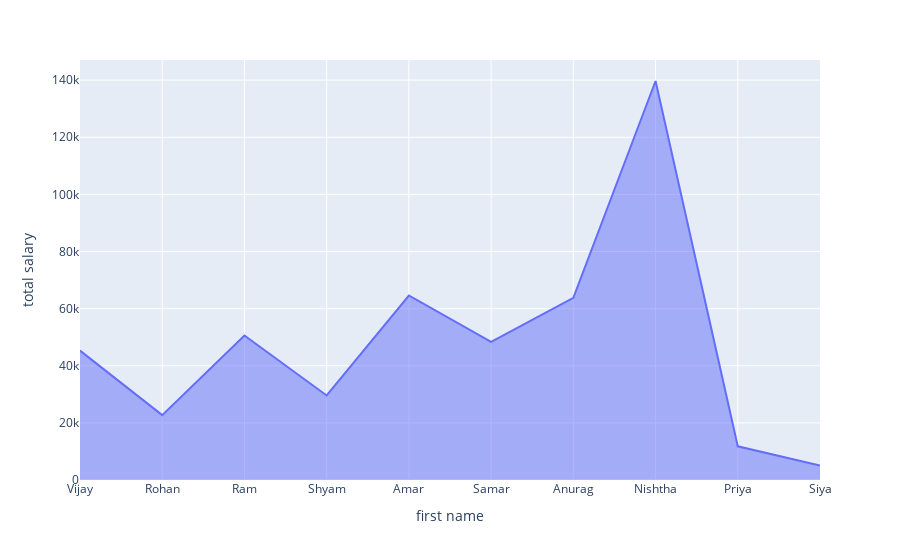

The notebook cell this image was saved under:
### Code cell
px.area(df, x='first name', y='total salary')

### Figure 1 — Plotly figure (JSON) as saved in the notebook; plotly's stock layout.template omitted (floating-point values rounded to 4 significant figures)
{"data": [{"fillpattern": {"shape": ""}, "hovertemplate": "first name=%{x}<br>total salary=%{y}<extra></extra>", "legendgroup": "", "line": {"color": "#636efa"}, "marker": {"symbol": "circle"}, "mode": "lines", "name": "", "orientation": "v", "showlegend": false, "stackgroup": "1", "type": "scatter", "x": ["Vijay", "Rohan", "Ram", "Shyam", "Amar", "Samar", "Anurag", "Nishtha", "Priya", "Siya"], "xaxis": "x", "y": [45301, 22701, 50600, 29601, 64600, 48390, 63800, 139700, 11800, 5100], "yaxis": "y"}], "layout": {"legend": {"tracegroupgap": 0}, "margin": {"t": 60}, "xaxis": {"anchor": "y", "domain": [0, 1], "title": {"text": "first name"}}, "yaxis": {"anchor": "x", "domain": [0, 1], "title": {"text": "total salary"}}}}
